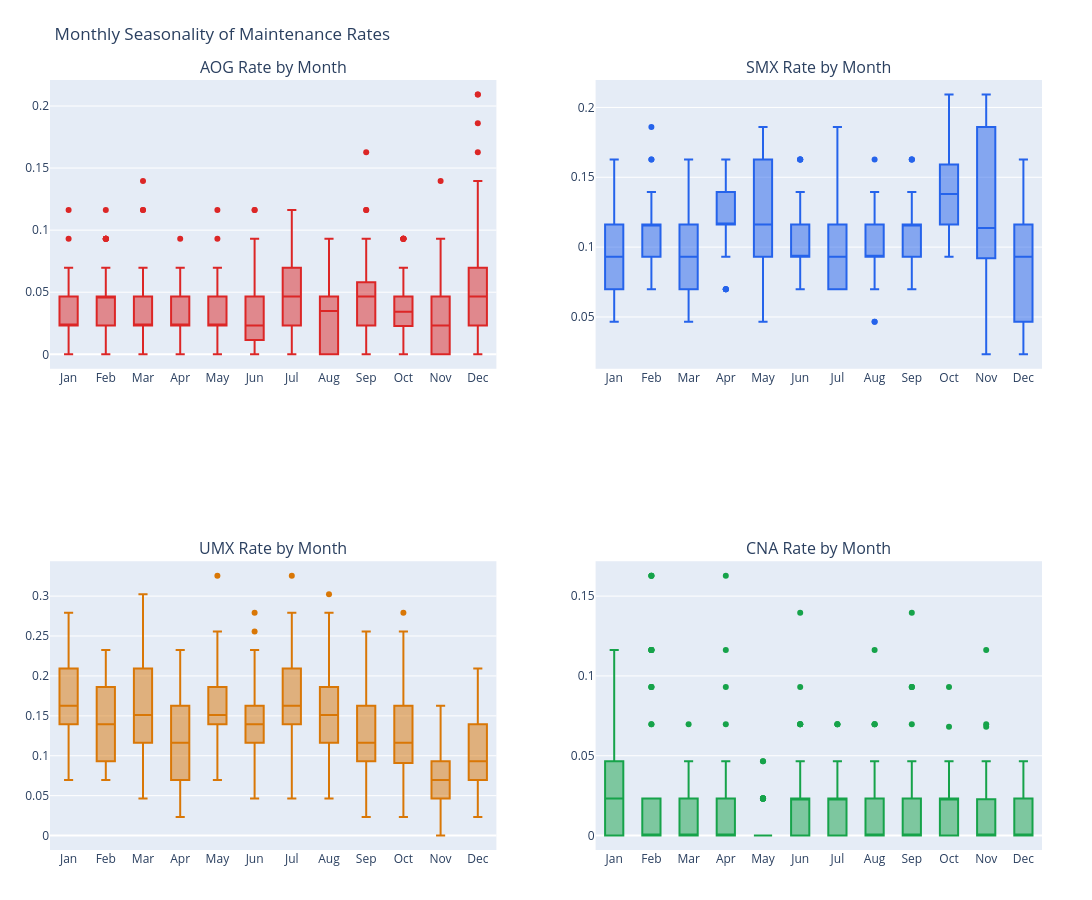

Write notebook code for a chart like this one.
### Code cell
fig = make_subplots(rows=2, cols=2, subplot_titles=[
    "AOG Rate by Month", "SMX Rate by Month",
    "UMX Rate by Month", "CNA Rate by Month"
])

month_labels = ["Jan","Feb","Mar","Apr","May","Jun",
                "Jul","Aug","Sep","Oct","Nov","Dec"]

for idx, col in enumerate(rate_cols):
    row, col_pos = divmod(idx, 2)
    for month_num in range(1, 13):
        vals = df_pd[df_pd["month"] == month_num][col].dropna().tolist()
        fig.add_trace(
            go.Box(y=vals, name=month_labels[month_num-1],
                   showlegend=(idx == 0),
                   marker_color=colors[idx]),
            row=row+1, col=col_pos+1
        )

fig.update_layout(
    title="Monthly Seasonality of Maintenance Rates",
    height=900, width=1200,
    margin=dict(l=50, r=50, t=80, b=50),
    showlegend=False
)
fig.show()
